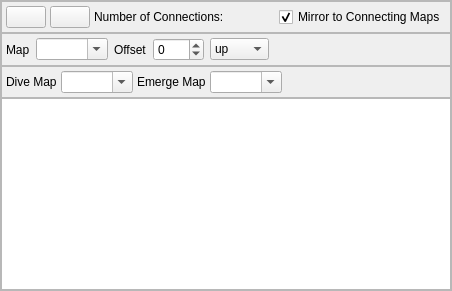
          <widget class="QWidget" name="tab_Connections">
           <layout class="QGridLayout" name="gridLayout_12">
            <property name="leftMargin">
             <number>0</number>
            </property>
            <property name="topMargin">
             <number>0</number>
            </property>
            <property name="rightMargin">
             <number>0</number>
            </property>
            <property name="bottomMargin">
             <number>0</number>
            </property>
            <item row="3" column="0">
             <widget class="QFrame" name="gridFrame">
              <property name="sizePolicy">
               <sizepolicy hsizetype="Expanding" vsizetype="Expanding">
                <horstretch>0</horstretch>
                <verstretch>0</verstretch>
               </sizepolicy>
              </property>
              <property name="frameShape">
               <enum>QFrame::StyledPanel</enum>
              </property>
              <property name="frameShadow">
               <enum>QFrame::Raised</enum>
              </property>
              <layout class="QGridLayout" name="gridLayout_11">
               <property name="leftMargin">
                <number>0</number>
               </property>
               <property name="topMargin">
                <number>0</number>
               </property>
               <property name="rightMargin">
                <number>0</number>
               </property>
               <property name="bottomMargin">
                <number>0</number>
               </property>
               <property name="spacing">
                <number>0</number>
               </property>
               <item row="2" column="0">
                <widget class="QFrame" name="horizontalFrame">
                 <property name="sizePolicy">
                  <sizepolicy hsizetype="Expanding" vsizetype="Fixed">
                   <horstretch>0</horstretch>
                   <verstretch>0</verstretch>
                  </sizepolicy>
                 </property>
                 <property name="minimumSize">
                  <size>
                   <width>0</width>
                   <height>32</height>
                  </size>
                 </property>
                 <property name="frameShape">
                  <enum>QFrame::StyledPanel</enum>
                 </property>
                 <property name="frameShadow">
                  <enum>QFrame::Raised</enum>
                 </property>
                 <layout class="QHBoxLayout" name="horizontalLayout_4">
                  <property name="spacing">
                   <number>4</number>
                  </property>
                  <property name="leftMargin">
                   <number>4</number>
                  </property>
                  <property name="topMargin">
                   <number>4</number>
                  </property>
                  <property name="rightMargin">
                   <number>4</number>
                  </property>
                  <property name="bottomMargin">
                   <number>4</number>
                  </property>
                  <item>
                   <widget class="QPushButton" name="pushButton_AddConnection">
                    <property name="sizePolicy">
                     <sizepolicy hsizetype="Minimum" vsizetype="Fixed">
                      <horstretch>0</horstretch>
                      <verstretch>0</verstretch>
                     </sizepolicy>
                    </property>
                    <property name="toolTip">
                     <string>&lt;html&gt;&lt;head/&gt;&lt;body&gt;&lt;p&gt;Add a new connection.&lt;/p&gt;&lt;/body&gt;&lt;/html&gt;</string>
                    </property>
                    <property name="text">
                     <string/>
                    </property>
                    <property name="icon">
                     <iconset>
                      <activeon>:/icons/add.ico</activeon>
                     </iconset>
                    </property>
                   </widget>
                  </item>
                  <item>
                   <widget class="QPushButton" name="pushButton_RemoveConnection">
                    <property name="toolTip">
                     <string>&lt;html&gt;&lt;head/&gt;&lt;body&gt;&lt;p&gt;Remove the currently-selected connection.&lt;/p&gt;&lt;/body&gt;&lt;/html&gt;</string>
                    </property>
                    <property name="text">
                     <string/>
                    </property>
                    <property name="icon">
                     <iconset>
                      <activeon>:/icons/delete.ico</activeon>
                     </iconset>
                    </property>
                   </widget>
                  </item>
                  <item>
                   <widget class="QLabel" name="label_13">
                    <property name="text">
                     <string>Number of Connections:</string>
                    </property>
                   </widget>
                  </item>
                  <item>
                   <widget class="QLabel" name="label_NumConnections">
                    <property name="text">
                     <string/>
                    </property>
                   </widget>
                  </item>
                  <item>
                   <spacer name="horizontalSpacer_11">
                    <property name="orientation">
                     <enum>Qt::Horizontal</enum>
                    </property>
                    <property name="sizeType">
                     <enum>QSizePolicy::Expanding</enum>
                    </property>
                    <property name="sizeHint" stdset="0">
                     <size>
                      <width>40</width>
                      <height>20</height>
                     </size>
                    </property>
                   </spacer>
                  </item>
                  <item>
                   <widget class="QCheckBox" name="checkBox_MirrorConnections">
                    <property name="sizePolicy">
                     <sizepolicy hsizetype="Preferred" vsizetype="Preferred">
                      <horstretch>0</horstretch>
                      <verstretch>0</verstretch>
                     </sizepolicy>
                    </property>
                    <property name="toolTip">
                     <string>&lt;html&gt;&lt;head/&gt;&lt;body&gt;&lt;p&gt;If enabled, connections will automatically be updated on the connected map.&lt;/p&gt;&lt;/body&gt;&lt;/html&gt;</string>
                    </property>
                    <property name="text">
                     <string>Mirror to Connecting Maps</string>
                    </property>
                    <property name="checked">
                     <bool>true</bool>
                    </property>
                   </widget>
                  </item>
                 </layout>
                </widget>
               </item>
               <item row="6" column="0">
                <widget class="QGraphicsView" name="graphicsView_Connections">
                 <property name="sizePolicy">
                  <sizepolicy hsizetype="Expanding" vsizetype="Expanding">
                   <horstretch>0</horstretch>
                   <verstretch>0</verstretch>
                  </sizepolicy>
                 </property>
                 <property name="mouseTracking">
                  <bool>false</bool>
                 </property>
                 <property name="autoFillBackground">
                  <bool>false</bool>
                 </property>
                 <property name="verticalScrollBarPolicy">
                  <enum>Qt::ScrollBarAsNeeded</enum>
                 </property>
                 <property name="horizontalScrollBarPolicy">
                  <enum>Qt::ScrollBarAsNeeded</enum>
                 </property>
                 <property name="sizeAdjustPolicy">
                  <enum>QAbstractScrollArea::AdjustIgnored</enum>
                 </property>
                 <property name="dragMode">
                  <enum>QGraphicsView::NoDrag</enum>
                 </property>
                 <property name="transformationAnchor">
                  <enum>QGraphicsView::AnchorUnderMouse</enum>
                 </property>
                 <property name="resizeAnchor">
                  <enum>QGraphicsView::AnchorUnderMouse</enum>
                 </property>
                </widget>
               </item>
               <item row="4" column="0">
                <widget class="QFrame" name="horizontalFrame2">
                 <property name="sizePolicy">
                  <sizepolicy hsizetype="Expanding" vsizetype="Fixed">
                   <horstretch>0</horstretch>
                   <verstretch>0</verstretch>
                  </sizepolicy>
                 </property>
                 <property name="minimumSize">
                  <size>
                   <width>0</width>
                   <height>32</height>
                  </size>
                 </property>
                 <property name="frameShape">
                  <enum>QFrame::StyledPanel</enum>
                 </property>
                 <property name="frameShadow">
                  <enum>QFrame::Raised</enum>
                 </property>
                 <layout class="QHBoxLayout" name="horizontalLayout_3" stretch="0,0,0,0,0,0">
                  <property name="spacing">
                   <number>6</number>
                  </property>
                  <property name="leftMargin">
                   <number>4</number>
                  </property>
                  <property name="topMargin">
                   <number>4</number>
                  </property>
                  <property name="rightMargin">
                   <number>4</number>
                  </property>
                  <property name="bottomMargin">
                   <number>4</number>
                  </property>
                  <item>
                   <widget class="QLabel" name="label_11">
                    <property name="text">
                     <string>Map</string>
                    </property>
                   </widget>
                  </item>
                  <item>
                   <widget class="NoScrollComboBox" name="comboBox_ConnectedMap">
                    <property name="toolTip">
                     <string>&lt;html&gt;&lt;head/&gt;&lt;body&gt;&lt;p&gt;The destination map name of the connection.&lt;/p&gt;&lt;/body&gt;&lt;/html&gt;</string>
                    </property>
                    <property name="editable">
                     <bool>true</bool>
                    </property>
                   </widget>
                  </item>
                  <item>
                   <widget class="QLabel" name="label_12">
                    <property name="text">
                     <string>Offset</string>
                    </property>
                   </widget>
                  </item>
                  <item>
                   <widget class="QSpinBox" name="spinBox_ConnectionOffset">
                    <property name="toolTip">
                     <string>&lt;html&gt;&lt;head/&gt;&lt;body&gt;&lt;p&gt;The number of metatiles to offset the connection.&lt;/p&gt;&lt;/body&gt;&lt;/html&gt;</string>
                    </property>
                    <property name="minimum">
                     <number>-999</number>
                    </property>
                    <property name="maximum">
                     <number>999</number>
                    </property>
                   </widget>
                  </item>
                  <item>
                   <widget class="NoScrollComboBox" name="comboBox_ConnectionDirection">
                    <property name="toolTip">
                     <string>&lt;html&gt;&lt;head/&gt;&lt;body&gt;&lt;p&gt;The direction of the connection.&lt;/p&gt;&lt;/body&gt;&lt;/html&gt;</string>
                    </property>
                    <item>
                     <property name="text">
                      <string>up</string>
                     </property>
                    </item>
                    <item>
                     <property name="text">
                      <string>right</string>
                     </property>
                    </item>
                    <item>
                     <property name="text">
                      <string>down</string>
                     </property>
                    </item>
                    <item>
                     <property name="text">
                      <string>left</string>
                     </property>
                    </item>
                   </widget>
                  </item>
                  <item>
                   <spacer name="horizontalSpacer_6">
                    <property name="orientation">
                     <enum>Qt::Horizontal</enum>
                    </property>
                    <property name="sizeHint" stdset="0">
                     <size>
                      <width>40</width>
                      <height>20</height>
                     </size>
                    </property>
                   </spacer>
                  </item>
                 </layout>
                </widget>
               </item>
               <item row="5" column="0">
                <widget class="QFrame" name="horizontalFrame3">
                 <property name="sizePolicy">
                  <sizepolicy hsizetype="Expanding" vsizetype="Preferred">
                   <horstretch>0</horstretch>
                   <verstretch>0</verstretch>
                  </sizepolicy>
                 </property>
                 <property name="frameShape">
                  <enum>QFrame::StyledPanel</enum>
                 </property>
                 <property name="frameShadow">
                  <enum>QFrame::Raised</enum>
                 </property>
                 <layout class="QHBoxLayout" name="horizontalLayout_6">
                  <property name="spacing">
                   <number>4</number>
                  </property>
                  <property name="leftMargin">
                   <number>4</number>
                  </property>
                  <property name="topMargin">
                   <number>4</number>
                  </property>
                  <property name="rightMargin">
                   <number>4</number>
                  </property>
                  <property name="bottomMargin">
                   <number>4</number>
                  </property>
                  <item>
                   <widget class="QLabel" name="label_14">
                    <property name="text">
                     <string>Dive Map</string>
                    </property>
                   </widget>
                  </item>
                  <item>
                   <widget class="NoScrollComboBox" name="comboBox_DiveMap">
                    <property name="toolTip">
                     <string>&lt;html&gt;&lt;head/&gt;&lt;body&gt;&lt;p&gt;Destination map name when using &lt;span style=&quot; font-weight:600;&quot;&gt;Dive&lt;/span&gt;. If empty, no such connection will exist.&lt;/p&gt;&lt;/body&gt;&lt;/html&gt;</string>
                    </property>
                    <property name="editable">
                     <bool>true</bool>
                    </property>
                   </widget>
                  </item>
                  <item>
                   <widget class="QLabel" name="label_15">
                    <property name="text">
                     <string>Emerge Map</string>
                    </property>
                   </widget>
                  </item>
                  <item>
                   <widget class="NoScrollComboBox" name="comboBox_EmergeMap">
                    <property name="toolTip">
                     <string>&lt;html&gt;&lt;head/&gt;&lt;body&gt;&lt;p&gt;Destination map name when emerging using &lt;span style=&quot; font-weight:600;&quot;&gt;Dive&lt;/span&gt;. If empty, no such connection will exist.&lt;/p&gt;&lt;/body&gt;&lt;/html&gt;</string>
                    </property>
                    <property name="editable">
                     <bool>true</bool>
                    </property>
                   </widget>
                  </item>
                  <item>
                   <spacer name="horizontalSpacer_10">
                    <property name="orientation">
                     <enum>Qt::Horizontal</enum>
                    </property>
                    <property name="sizeHint" stdset="0">
                     <size>
                      <width>40</width>
                      <height>20</height>
                     </size>
                    </property>
                   </spacer>
                  </item>
                 </layout>
                </widget>
               </item>
              </layout>
             </widget>
            </item>
           </layout>
          </widget>
